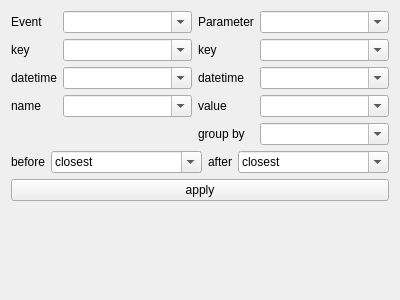
<?xml version="1.0" encoding="UTF-8"?>
<ui version="4.0">
 <class>Form</class>
 <widget class="QWidget" name="Form">
  <property name="geometry">
   <rect>
    <x>0</x>
    <y>0</y>
    <width>400</width>
    <height>300</height>
   </rect>
  </property>
  <property name="windowTitle">
   <string>Form</string>
  </property>
  <layout class="QVBoxLayout" name="verticalLayout">
   <item>
    <layout class="QGridLayout" name="gridLayout">
     <item row="1" column="0">
      <widget class="QLabel" name="label_2">
       <property name="text">
        <string>Event</string>
       </property>
      </widget>
     </item>
     <item row="4" column="1">
      <widget class="QComboBox" name="eventName">
       <property name="sizePolicy">
        <sizepolicy hsizetype="Expanding" vsizetype="Fixed">
         <horstretch>0</horstretch>
         <verstretch>0</verstretch>
        </sizepolicy>
       </property>
       <property name="editable">
        <bool>true</bool>
       </property>
      </widget>
     </item>
     <item row="3" column="0">
      <widget class="QLabel" name="label">
       <property name="text">
        <string>datetime</string>
       </property>
      </widget>
     </item>
     <item row="4" column="3">
      <widget class="QComboBox" name="paramsValue">
       <property name="sizePolicy">
        <sizepolicy hsizetype="Expanding" vsizetype="Fixed">
         <horstretch>0</horstretch>
         <verstretch>0</verstretch>
        </sizepolicy>
       </property>
       <property name="editable">
        <bool>true</bool>
       </property>
      </widget>
     </item>
     <item row="5" column="3">
      <widget class="QComboBox" name="groupBy">
       <property name="sizePolicy">
        <sizepolicy hsizetype="Expanding" vsizetype="Fixed">
         <horstretch>0</horstretch>
         <verstretch>0</verstretch>
        </sizepolicy>
       </property>
       <property name="editable">
        <bool>true</bool>
       </property>
      </widget>
     </item>
     <item row="3" column="3">
      <widget class="QComboBox" name="paramsDatetime">
       <property name="sizePolicy">
        <sizepolicy hsizetype="Expanding" vsizetype="Fixed">
         <horstretch>0</horstretch>
         <verstretch>0</verstretch>
        </sizepolicy>
       </property>
       <property name="editable">
        <bool>true</bool>
       </property>
      </widget>
     </item>
     <item row="2" column="2">
      <widget class="QLabel" name="label_9">
       <property name="text">
        <string>key</string>
       </property>
      </widget>
     </item>
     <item row="3" column="1">
      <widget class="QComboBox" name="eventDatetime">
       <property name="sizePolicy">
        <sizepolicy hsizetype="Expanding" vsizetype="Fixed">
         <horstretch>0</horstretch>
         <verstretch>0</verstretch>
        </sizepolicy>
       </property>
       <property name="editable">
        <bool>true</bool>
       </property>
      </widget>
     </item>
     <item row="2" column="1">
      <widget class="QComboBox" name="eventKey">
       <property name="sizePolicy">
        <sizepolicy hsizetype="Expanding" vsizetype="Fixed">
         <horstretch>0</horstretch>
         <verstretch>0</verstretch>
        </sizepolicy>
       </property>
       <property name="editable">
        <bool>true</bool>
       </property>
      </widget>
     </item>
     <item row="1" column="1">
      <widget class="QComboBox" name="event">
       <property name="sizePolicy">
        <sizepolicy hsizetype="Expanding" vsizetype="Fixed">
         <horstretch>0</horstretch>
         <verstretch>0</verstretch>
        </sizepolicy>
       </property>
       <property name="editable">
        <bool>true</bool>
       </property>
      </widget>
     </item>
     <item row="1" column="2">
      <widget class="QLabel" name="label_4">
       <property name="text">
        <string>Parameter</string>
       </property>
      </widget>
     </item>
     <item row="3" column="2">
      <widget class="QLabel" name="label_3">
       <property name="text">
        <string>datetime</string>
       </property>
      </widget>
     </item>
     <item row="2" column="3">
      <widget class="QComboBox" name="paramsKey">
       <property name="sizePolicy">
        <sizepolicy hsizetype="Expanding" vsizetype="Fixed">
         <horstretch>0</horstretch>
         <verstretch>0</verstretch>
        </sizepolicy>
       </property>
       <property name="editable">
        <bool>true</bool>
       </property>
      </widget>
     </item>
     <item row="2" column="0">
      <widget class="QLabel" name="label_10">
       <property name="text">
        <string>key</string>
       </property>
      </widget>
     </item>
     <item row="4" column="2">
      <widget class="QLabel" name="label_6">
       <property name="text">
        <string>value</string>
       </property>
      </widget>
     </item>
     <item row="4" column="0">
      <widget class="QLabel" name="label_5">
       <property name="text">
        <string>name</string>
       </property>
      </widget>
     </item>
     <item row="5" column="2">
      <widget class="QLabel" name="label_7">
       <property name="text">
        <string>group by</string>
       </property>
      </widget>
     </item>
     <item row="1" column="3">
      <widget class="QComboBox" name="params">
       <property name="sizePolicy">
        <sizepolicy hsizetype="Expanding" vsizetype="Fixed">
         <horstretch>0</horstretch>
         <verstretch>0</verstretch>
        </sizepolicy>
       </property>
       <property name="editable">
        <bool>true</bool>
       </property>
      </widget>
     </item>
    </layout>
   </item>
   <item>
    <layout class="QHBoxLayout" name="horizontalLayout">
     <item>
      <widget class="QLabel" name="label_8">
       <property name="text">
        <string>before</string>
       </property>
      </widget>
     </item>
     <item>
      <widget class="QComboBox" name="deltaBefore">
       <property name="sizePolicy">
        <sizepolicy hsizetype="Expanding" vsizetype="Fixed">
         <horstretch>0</horstretch>
         <verstretch>0</verstretch>
        </sizepolicy>
       </property>
       <property name="editable">
        <bool>true</bool>
       </property>
       <item>
        <property name="text">
         <string>closest</string>
        </property>
       </item>
       <item>
        <property name="text">
         <string>30 days</string>
        </property>
       </item>
      </widget>
     </item>
     <item>
      <widget class="QLabel" name="label_11">
       <property name="text">
        <string>after</string>
       </property>
      </widget>
     </item>
     <item>
      <widget class="QComboBox" name="deltaAfter">
       <property name="sizePolicy">
        <sizepolicy hsizetype="Expanding" vsizetype="Fixed">
         <horstretch>0</horstretch>
         <verstretch>0</verstretch>
        </sizepolicy>
       </property>
       <property name="editable">
        <bool>true</bool>
       </property>
       <item>
        <property name="text">
         <string>closest</string>
        </property>
       </item>
       <item>
        <property name="text">
         <string>30 days</string>
        </property>
       </item>
      </widget>
     </item>
    </layout>
   </item>
   <item>
    <widget class="QPushButton" name="apply">
     <property name="text">
      <string>apply</string>
     </property>
    </widget>
   </item>
   <item>
    <spacer name="verticalSpacer">
     <property name="orientation">
      <enum>Qt::Vertical</enum>
     </property>
     <property name="sizeHint" stdset="0">
      <size>
       <width>20</width>
       <height>40</height>
      </size>
     </property>
    </spacer>
   </item>
  </layout>
 </widget>
 <resources/>
 <connections/>
</ui>
